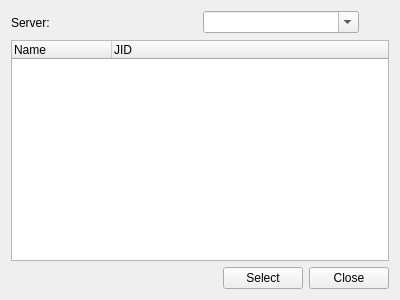
<ui version="4.0" >
 <class>SearchConference</class>
 <widget class="QWidget" name="SearchConference" >
  <property name="geometry" >
   <rect>
    <x>0</x>
    <y>0</y>
    <width>400</width>
    <height>300</height>
   </rect>
  </property>
  <property name="windowTitle" >
   <string>Search conference</string>
  </property>
  <layout class="QVBoxLayout" >
   <item>
    <layout class="QGridLayout" >
     <item row="0" column="0" >
      <widget class="QLabel" name="label" >
       <property name="text" >
        <string>Server:</string>
       </property>
      </widget>
     </item>
     <item row="0" column="1" >
      <layout class="QHBoxLayout" >
       <item>
        <widget class="QComboBox" name="conferenceServer" >
         <property name="editable" >
          <bool>true</bool>
         </property>
        </widget>
       </item>
       <item>
        <widget class="QToolButton" name="searchButton" >
         <property name="text" >
          <string/>
         </property>
         <property name="autoRaise" >
          <bool>true</bool>
         </property>
        </widget>
       </item>
      </layout>
     </item>
    </layout>
   </item>
   <item>
    <widget class="QTreeWidget" name="conferenceTreeWidget" >
     <property name="columnCount" >
      <number>2</number>
     </property>
     <column>
      <property name="text" >
       <string>Name</string>
      </property>
     </column>
     <column>
      <property name="text" >
       <string>JID</string>
      </property>
     </column>
    </widget>
   </item>
   <item>
    <layout class="QHBoxLayout" >
     <item>
      <spacer>
       <property name="orientation" >
        <enum>Qt::Horizontal</enum>
       </property>
       <property name="sizeHint" >
        <size>
         <width>40</width>
         <height>20</height>
        </size>
       </property>
      </spacer>
     </item>
     <item>
      <widget class="QPushButton" name="selectButton" >
       <property name="text" >
        <string>Select</string>
       </property>
      </widget>
     </item>
     <item>
      <widget class="QPushButton" name="closeButton" >
       <property name="text" >
        <string>Close</string>
       </property>
      </widget>
     </item>
    </layout>
   </item>
  </layout>
 </widget>
 <resources/>
 <connections/>
</ui>
